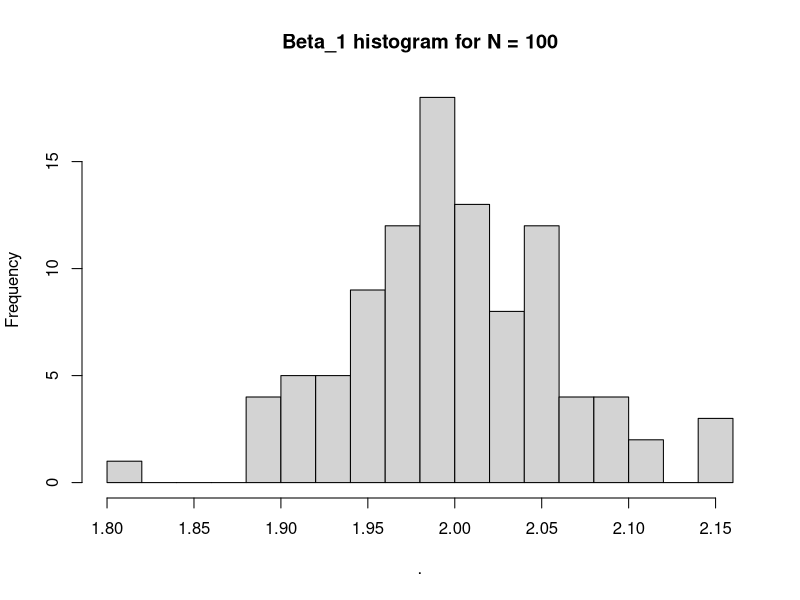
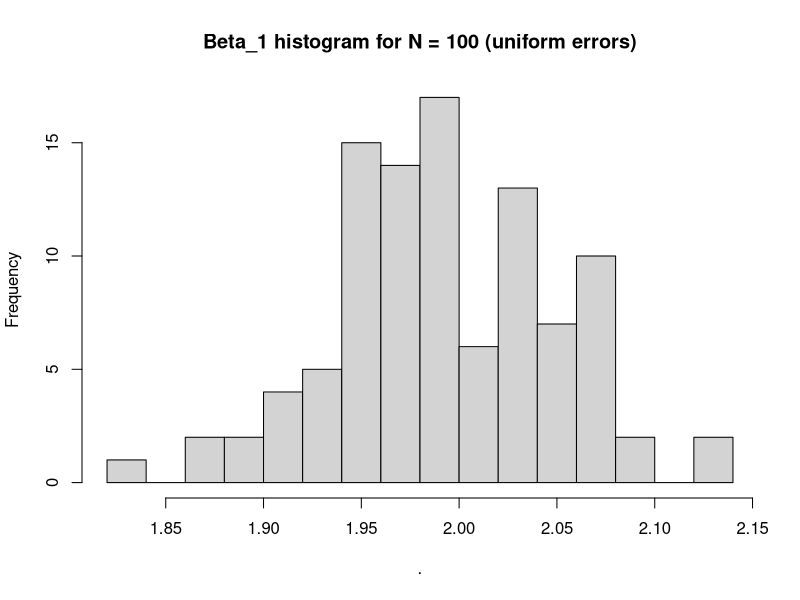
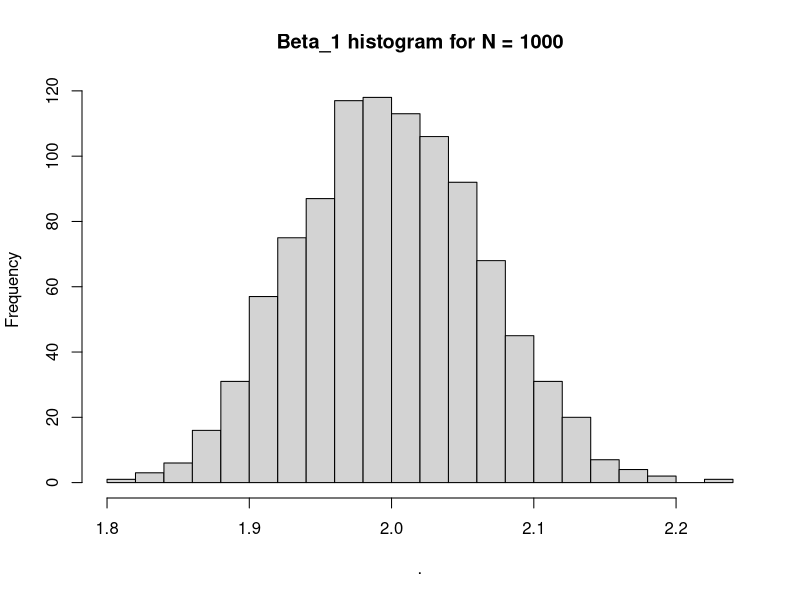
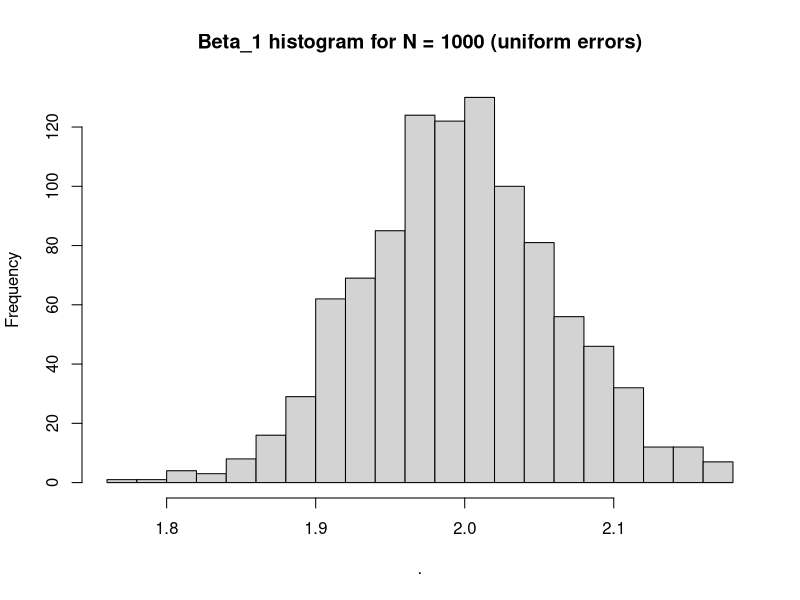

Reproduce these figures in R, in order.
## ---- chunk 1
library(tidyverse)
library(broom)
## ---- chunk 2
# Set some default values
n_obs <- 1e3
beta <- 1:3
x1_var <- 0.5
x2_var <- 1.5
e_var <- 2

# Assume centered means for simplicity
generate_sample <- function(n_obs, beta, x1_var, x2_var, e_var, e_type){
  x1 <- rnorm(n_obs, sd = sqrt(x1_var))
  x2 <- rnorm(n_obs, sd = sqrt(x2_var))
  if (e_type == "normal") {e  <- rnorm(n_obs, 
                                       sd = sqrt(e_var))} 
  if (e_type == "uniform") {e  <- runif(n_obs, 
                                        min = -sqrt(e_var*12)/2, 
                                        max =  sqrt(e_var*12)/2)} 
    y <- beta[1] + beta[2]*x1 + beta[3]*x2 + e
  sample <- tibble(y, x1, x2)
  return(sample) 
}
## ---- chunk 3
sample <- generate_sample(n_obs, beta, x1_var, x2_var, e_var, e_type = "normal") # test
## ---- chunk 4
sim_n_samples <- function(reps = 1e3, e_type){
 samples <- replicate(reps, 
              generate_sample(n_obs, beta, x1_var, x2_var, e_var, e_type),
              simplify = FALSE)
 return(samples)
}
## ---- chunk 5
hundred_samples <- sim_n_samples(100, e_type = "normal")
hundred_samples_unif <- sim_n_samples(100, e_type = "uniform")

thousand_samples <- sim_n_samples(e_type = "normal")
thousand_samples_unif  <- sim_n_samples(e_type = "uniform")
## ---- chunk 6
reg_out <- function(sample, a = rep(0,3)) {
  est <- lm(y ~ x1 + x2, data = sample)
  est_out <- tidy(est) %>% 
    mutate(custom_t = (est$coefficients - a) / sqrt(diag(vcov(est))),
           r2 = summary(est)$r.squared,
           mse = mean(est$residuals^2))
  return(est_out)
}
## ---- chunk 7
reg_out(thousand_samples[[1]], 0:2) # test
## ---- chunk 8
get_beta <- function(x){
  tmp <- reg_out(x) %>% 
    pull(estimate) %>% 
    nth(2) # beta1
}
  
sapply(hundred_samples, get_beta) %>% 
  hist(main = "Beta_1 histogram for N = 100", breaks = 20)

sapply(hundred_samples_unif, get_beta) %>% 
  hist(main = "Beta_1 histogram for N = 100 (uniform errors)", breaks = 20)

sapply(thousand_samples, get_beta) %>% 
  hist(main = "Beta_1 histogram for N = 1000", breaks = 20)

sapply(thousand_samples_unif, get_beta) %>% 
  hist(main = "Beta_1 histogram for N = 1000 (uniform errors)", breaks = 20)
